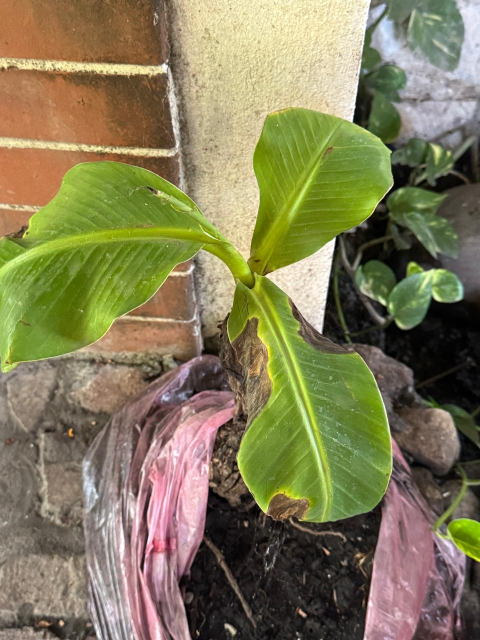
#> input picture agrovision-api/Planta mala.jpeg, 960 x 1280 px (shown at 1/2 size)
$ python test_features.py   (older library calls are emulated)
#> lines starting #> are read from the running program, lines starting #| are printed output that depends on the picture; after the words box and inside, x2 and y2 are one past the last pixel; in counts of white or black regions, pixels touching at a corner belong together
### agrovision-api/app/services/preprocessing_service.py

import cv2
import numpy as np
from pathlib import Path


class PreprocessingService:

    def process_image(self, image_path: str):
        """
        Normaliza, filtra y segmenta una fotografía.
        Devuelve las imágenes intermedias y una máscara.
        """
#> called with image_path = 'Planta mala.jpeg'

        image = cv2.imread(str(image_path))
#> image is the input picture: shape (1280, 960, 3); mean B, G, R 87.7, 124.3, 130.7

        if image is None:
            raise ValueError("No se pudo cargar la fotografía.")

        # 1. Normalización del tamaño
        resized = cv2.resize(
            image,
            (256, 256),
            interpolation=cv2.INTER_AREA
        )
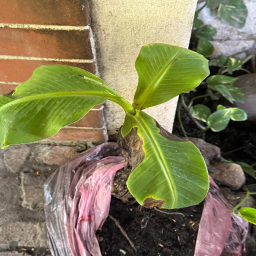
#> resized: shape (256, 256, 3); mean B, G, R 87.7, 124.3, 130.7

        # 2. Normalización de píxeles al intervalo [0, 1]
        normalized = resized.astype(np.float32) / 255.0

        # 3. Filtrado para reducir ruido
        filtered = cv2.GaussianBlur(
            resized,
            (5, 5),
            0
        )
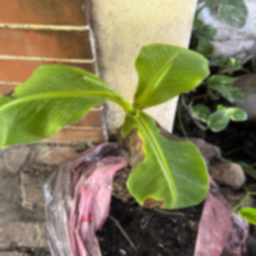
#> filtered: shape (256, 256, 3); mean B, G, R 87.7, 124.3, 130.7

        # 4. Conversión a espacio de color HSV
        hsv = cv2.cvtColor(
            filtered,
            cv2.COLOR_BGR2HSV
        )
#> hsv: shape (256, 256, 3); mean H, S, V 45.4, 92.2, 138.3

        # 5. Segmentación inicial de regiones verdes
        lower_green = np.array([25, 35, 35], dtype=np.uint8)
        upper_green = np.array([95, 255, 255], dtype=np.uint8)

        mask = cv2.inRange(
            hsv,
            lower_green,
            upper_green
        )
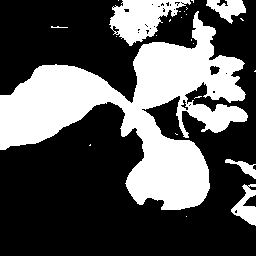
#> mask: shape (256, 256); 34.1% white; 24 white regions (18 under 20 px), largest, box (x1, y1, x2, y2) and area: (0, 11, 248, 210) 19028, (109, 0, 191, 46) 1987, (231, 184, 256, 226) 515, (206, 0, 246, 24) 509, (225, 159, 256, 179) 219, (51, 26, 68, 28) 21

        # 6. Limpieza de la máscara
        kernel = np.ones((5, 5), np.uint8)

        mask = cv2.morphologyEx(
            mask,
            cv2.MORPH_OPEN,
            kernel
        )
#> mask: shape (256, 256); 32.7% white; 10 white regions, largest, box (x1, y1, x2, y2) and area: (0, 19, 245, 210) 17619, (110, 0, 168, 44) 1652, (188, 104, 247, 132) 1051

        mask = cv2.morphologyEx(
            mask,
            cv2.MORPH_CLOSE,
            kernel
        )
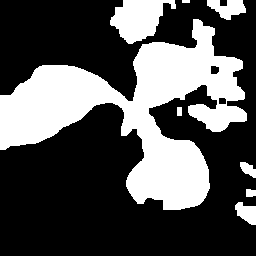
#> mask: shape (256, 256); 33.1% white; 8 white regions

        # 7. Aplicar la máscara
        segmented = cv2.bitwise_and(
            filtered,
            filtered,
            mask=mask
        )
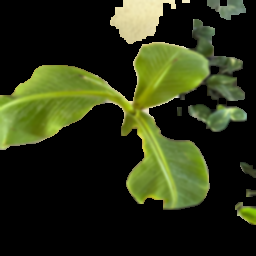
#> segmented: shape (256, 256, 3); mean B, G, R 21.5, 48.9, 42.2

        return {
            "original": image,
            "resized": resized,
            "normalized": normalized,
            "filtered": filtered,
            "mask": mask,
            "segmented": segmented
        }


preprocessing_service = PreprocessingService()

### agrovision-api/app/services/feature_extraction_service.py

import cv2
import numpy as np

from skimage.feature import graycomatrix, graycoprops


class FeatureExtractionService:

    def extract_features(self, image, mask=None):
        """
        Extrae características de color, textura y forma.
        Devuelve un diccionario con los valores calculados.
        """

        if image is None:
            raise ValueError("La imagen no es válida.")

        # 1. Preparar máscara
        if mask is None:
            mask = np.full(
                image.shape[:2],
                255,
                dtype=np.uint8
            )

        if mask.shape != image.shape[:2]:
            raise ValueError(
                "La máscara y la imagen deben tener "
                "las mismas dimensiones."
            )

        mask = np.where(mask > 0, 255, 0).astype(np.uint8)

        if cv2.countNonZero(mask) == 0:
            raise ValueError(
                "La máscara no contiene regiones válidas."
            )

        # 2. Características de color (HSV)
        hsv = cv2.cvtColor(
            image,
            cv2.COLOR_BGR2HSV
        )

        mean_hsv = cv2.mean(
            hsv,
            mask=mask
        )[:3]

        # 3. Características de textura (GLCM)
        gray = cv2.cvtColor(
            image,
            cv2.COLOR_BGR2GRAY
        )

        # Reducir niveles de gris de 256 a 32
        gray_quantized = (
            gray // 8
        ).astype(np.uint8)

        # Calcular GLCM en la región delimitada
        x, y, w, h = cv2.boundingRect(mask)

        gray_region = gray_quantized[
            y:y + h,
            x:x + w
        ]

        glcm = graycomatrix(
            gray_region,
            distances=[1],
            angles=[0],
            levels=32,
            symmetric=True,
            normed=True
        )

        contrast = graycoprops(
            glcm, "contrast"
        )[0, 0]

        homogeneity = graycoprops(
            glcm, "homogeneity"
        )[0, 0]

        energy = graycoprops(
            glcm, "energy"
        )[0, 0]

        correlation = graycoprops(
            glcm, "correlation"
        )[0, 0]

        # 4. Características geométricas
        contours, _ = cv2.findContours(
            mask,
            cv2.RETR_EXTERNAL,
            cv2.CHAIN_APPROX_SIMPLE
        )

        largest_contour = max(
            contours,
            key=cv2.contourArea
        )

        area = cv2.contourArea(
            largest_contour
        )

        perimeter = cv2.arcLength(
            largest_contour,
            True
        )

        circularity = (
            4 * np.pi * area / (perimeter ** 2)
            if perimeter > 0 else 0.0
        )

        # 5. Devolver características
        return {
            "color_h": float(mean_hsv[0]),
            "color_s": float(mean_hsv[1]),
            "color_v": float(mean_hsv[2]),
            "texture_contrast": float(contrast),
            "texture_homogeneity": float(homogeneity),
            "texture_energy": float(energy),
            "texture_correlation": float(correlation),
            "shape_area": float(area),
            "shape_perimeter": float(perimeter),
            "shape_circularity": float(circularity)
        }


feature_extraction_service = FeatureExtractionService()

### agrovision-api/test_features.py

from app.services.preprocessing_service import (
    preprocessing_service
)

from app.services.feature_extraction_service import (
    feature_extraction_service
)


# Fotografía de prueba
image_path = "Planta mala.jpeg"

# Procesar fotografía
processed = preprocessing_service.process_image(
    image_path
)
#> processed = 6 items

# Extraer características
features = feature_extraction_service.extract_features(
    processed["filtered"],
    processed["mask"]
)
#> in extract_features, `mean_hsv = cv2.mean( hsv, mask=mask )[:3]`: mean_hsv = (38.01, 145.4, 148.9)
#> in extract_features, `gray = cv2.cvtColor( image, cv2.COLOR_BGR2GRAY )`:
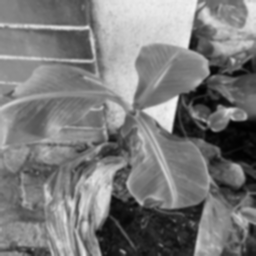
#> gray: shape (256, 256); min 1, max 244, mean 122
#> in extract_features, `x, y, w, h = cv2.boundingRect(mask)`: x = 0; w = 256; h = 225
#> in extract_features, `gray_region = gray_quantized[ y:y + h, x:x + w ]`:
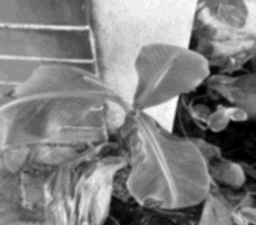
#> gray_region: shape (225, 256); min 0, max 30, mean 15.3; drawn with min black and max white
#> in extract_features, `contrast = graycoprops( glcm, "contrast" )[0, 0]`: contrast = 1.35
#> in extract_features, `homogeneity = graycoprops( glcm, "homogeneity" )[0, 0]`: homogeneity = 0.736
#> in extract_features, `energy = graycoprops( glcm, "energy" )[0, 0]`: energy = 0.139
#> in extract_features, `correlation = graycoprops( glcm, "correlation" )[0, 0]`: correlation = 0.984
#> in extract_features, `contours, _ = cv2.findContours( mask, cv2.RETR_EXTERNAL, cv2.CHAIN_APP..`: contours = 8 contours, 1 with area under 20; largest, box (x1, y1, x2, y2) and area: (0, 19, 247, 210) 18336, (110, 0, 176, 44) 1664, (207, 0, 246, 20) 428, (235, 202, 256, 225) 285, (240, 162, 256, 178) 132, (246, 189, 256, 197) 56, (177, 107, 182, 116) 32
#> in extract_features, `largest_contour = max( contours, key=cv2.contourArea )`: largest_contour = contour of 478 points, box (x1, y1, x2, y2) (0, 19, 247, 210), area 18336
#> in extract_features, `area = cv2.contourArea( largest_contour )`: area = 18335.5
#> in extract_features, `perimeter = cv2.arcLength( largest_contour, True )`: perimeter = 1285.1
#> in extract_features, `circularity = ( 4 * np.pi * area / (perimeter ** 2) if perimeter > 0 e..`: circularity = 0.14
#> features = 10 items

print("\nCARACTERÍSTICAS EXTRAÍDAS")
print("-" * 45)

for name, value in features.items():
    print(f"{name}: {value:.4f}")
#> this loop made 10 passes
#> (name, value) on passes 1 to 10: ('color_h', 38.01), ('color_s', 145.4), ('color_v', 148.9), ('texture_contrast', 1.35), ('texture_homogeneity', 0.736), ('texture_energy', 0.139), ('texture_correlation', 0.984), ('shape_area', 18335.5), ('shape_perimeter', 1285.1), ('shape_circularity', 0.14)
#| color_h: 38.0074
#| color_s: 145.4053
#| color_v: 148.9343
#| texture_contrast: 1.3456
#| texture_homogeneity: 0.7360
#| texture_energy: 0.1387
#| texture_correlation: 0.9839
#| shape_area: 18335.5000
#> (further printed lines are left out)

print("-" * 45)
print("Extracción completada correctamente.")
